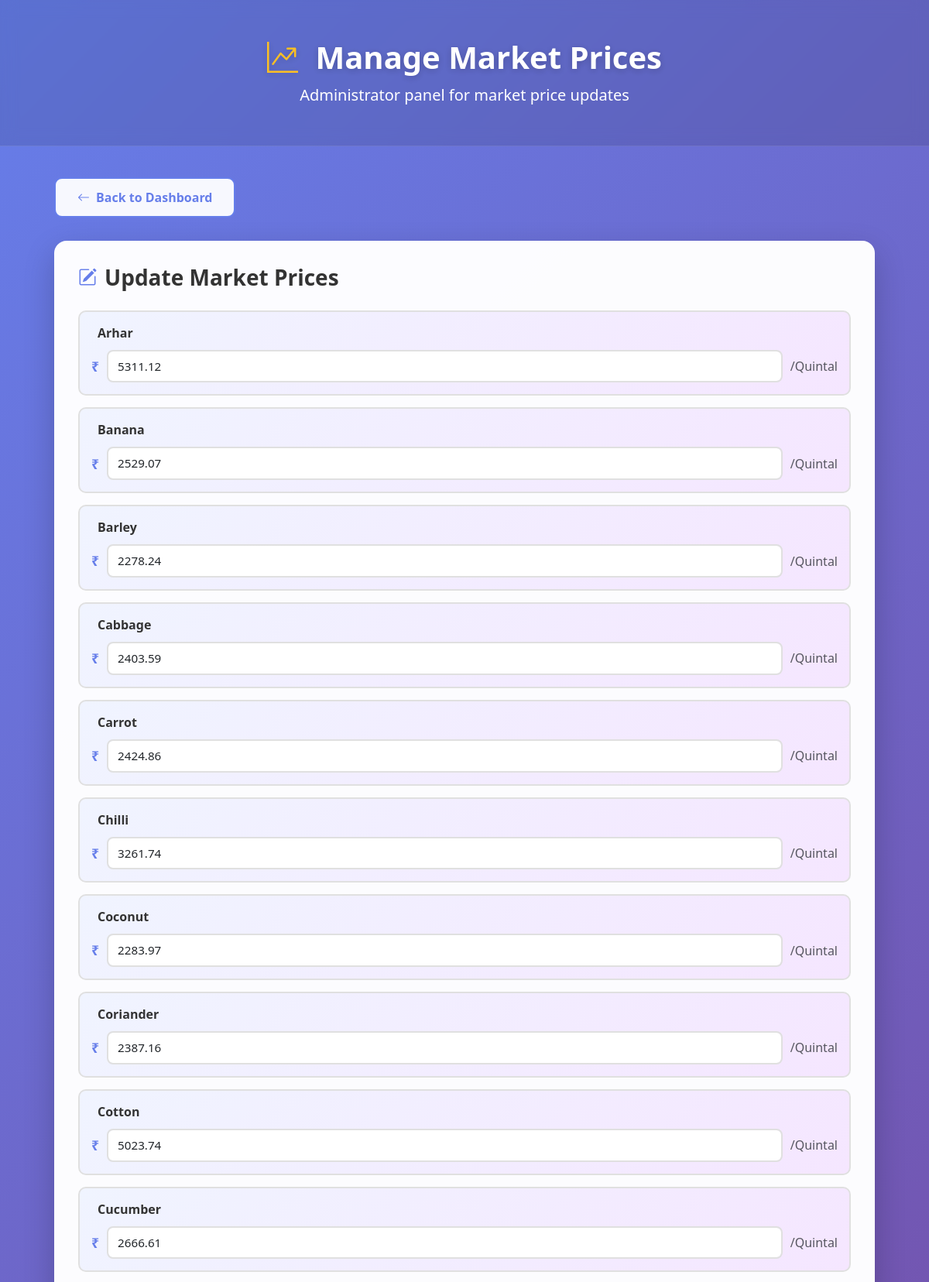
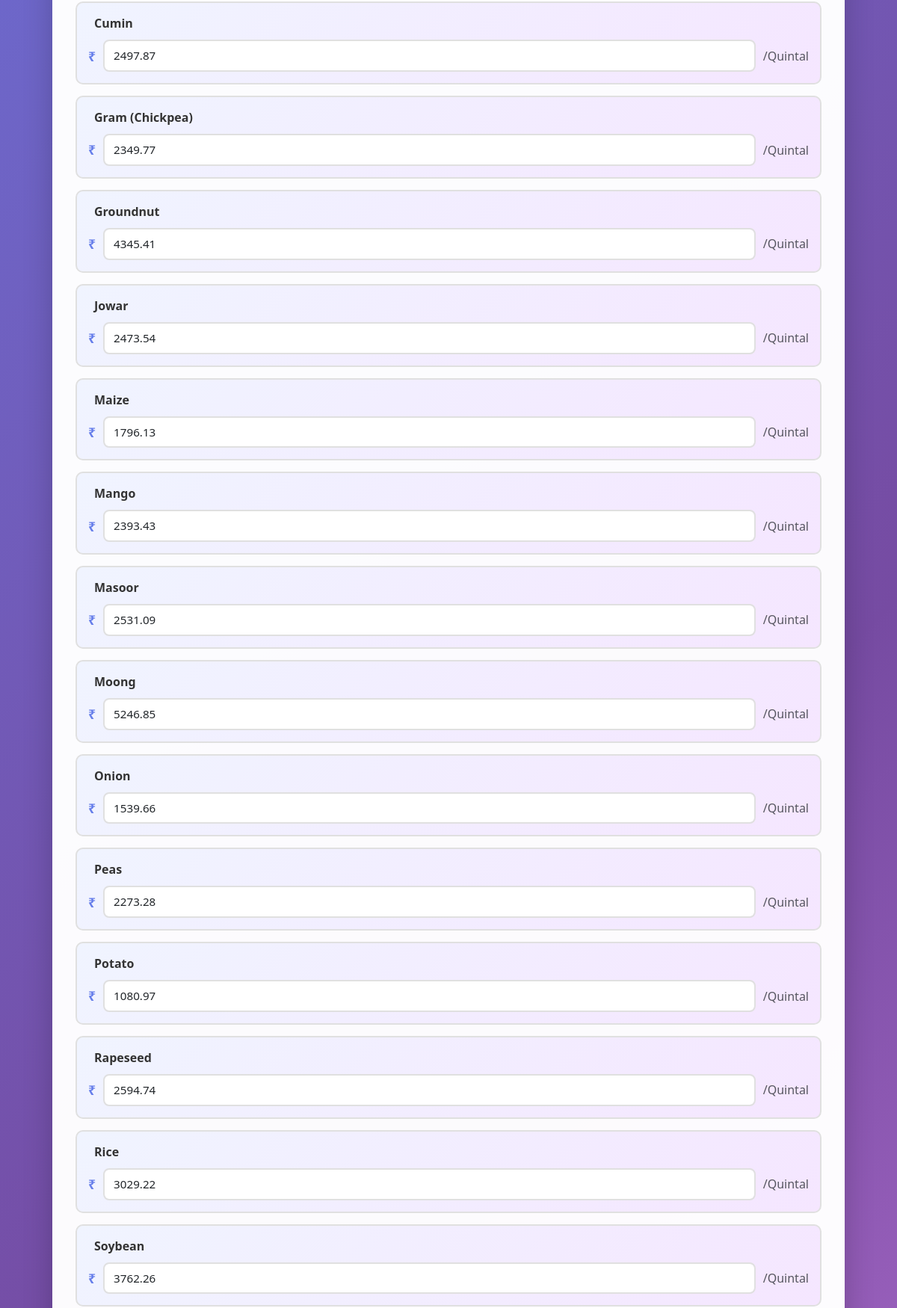
Screenshot of /admin/market/manage-prices (signed in, upper part) with the database file from the repository (2 pictures, top to bottom).
### tables this page shows
CREATE TABLE market_prices (
            id INTEGER PRIMARY KEY AUTOINCREMENT,
            crop_name TEXT NOT NULL,
            price REAL,
            date DATE NOT NULL
        );

### app.py (the view)
@app.route("/admin/market/manage-prices")
@admin_required
def admin_manage_prices():
    text = get_text(get_lang())
    crops = get_all_crops()
    latest_prices = {}
    for crop in crops:
        crop_name = crop[0]
        price_history = get_market_price(crop_name, 1)
        if price_history:
            latest_prices[crop_name] = price_history[0][1]
    return render('admin_market.html', crops=crops, latest_prices=latest_prices)

### app.py (called while the page is built)
@app.after_request
def set_cache_control(response):
    response.headers['Cache-Control'] = 'no-store, no-cache, must-revalidate, max-age=0'
    response.headers['Pragma'] = 'no-cache'
    response.headers['Expires'] = '0'
    return response

@app.teardown_appcontext
def shutdown_db(exception=None):
    close_db()

def admin_required(f):
    @wraps(f)
    def wrapper(*args, **kwargs):
        if not session.get("admin_logged_in"):
            text = get_text(get_lang())
            msg = text.get("admin_login_required") or "Administrator login required"
            flash(msg, "error")
            return redirect("/admin/login")
        return f(*args, **kwargs)
    return wrapper

def get_lang():
    lang = session.get("lang", "en")
    return lang if lang in SUPPORTED_LANGS else "en"

def render(template, **kwargs):
    kwargs.setdefault("text", get_text(get_lang()))
    kwargs.setdefault("user_name", session.get("user_name"))
    return render_template(template, **kwargs)

@app.context_processor
def inject_globals():
    return {
        "text": get_text(get_lang()),
        "user_name": session.get("user_name"),
        "lang": get_lang(),
        "admin_logged_in": session.get("admin_logged_in"),
        "admin_username": session.get("admin_username")
    }

### db.py (called while the page is built)
def get_db_connection():
    global _db_conn
    if _db_conn is None:
        _db_conn = sqlite3.connect(DB_PATH, check_same_thread=False)
        _db_conn.row_factory = sqlite3.Row
        _db_conn.execute("PRAGMA query_only = OFF")
        _db_conn.execute("PRAGMA journal_mode = WAL")
    return _db_conn

@contextmanager
def db_connection():
    conn = get_db_connection()
    try:
        yield conn
        conn.commit()
    except Exception:
        conn.rollback()
        raise

def get_all_crops():
    with db_connection() as conn:
        return conn.execute(
            "SELECT DISTINCT crop_name FROM crops ORDER BY crop_name"
        ).fetchall()

def get_market_price(crop_name, days=30):
    with db_connection() as conn:
        return conn.execute(
            """SELECT crop_name, price, date FROM market_prices
               WHERE crop_name = ?
               ORDER BY date DESC LIMIT ?""",
            (crop_name, days)
        ).fetchall()

### templates/admin_market.html (shortened to what this page needs)
<!DOCTYPE html>
<html lang="{{ session.get('lang','en') }}">
<head>
    <link href="https://cdn.jsdelivr.net/npm/bootstrap@5.3.2/dist/css/bootstrap.min.css" rel="stylesheet">
    <link rel="stylesheet" href="https://cdn.jsdelivr.net/npm/bootstrap-icons@1.11.0/font/bootstrap-icons.css">
</head>
<body>
    <div class="header-section">
        <h1><i class="bi bi-graph-up-arrow"></i> {{ text.manage_market_prices }}</h1>
        <p class="lead text-white" style="margin: 0;">{{ text.admin_panel_market }}</p>
    </div>
    <div class="container">
        <a href="/admin/dashboard" class="back-btn">
            <i class="bi bi-arrow-left"></i> {{ text.back_to_admin_dashboard }}
        </a>
        <div class="form-card">
            <h3><i class="bi bi-pencil-square"></i> {{ text.update_market_prices }}</h3>
            <form method="POST" action="/admin/market/update-prices">
                <div class="crops-container">
                    {% for crop in crops %}
                        {% set current_price = latest_prices.get(crop[0], '') %}
                        <div class="crop-card">
                            <div class="crop-name">
                                 {{ crop[0] }}
                            </div>
                            <div class="price-input-group">
                                <span class="price-currency">₹</span>
                                <input
                                    type="number"
                                    name="{{ crop[0] }}"
                                    id="price_{{ loop.index }}"
                                    placeholder="{{ text.price_input_placeholder }}"
                                    value="{{ current_price }}"
                                    step="0.01"
                                    min="0"
                                    class="form-control"
                                >
                                <span class="text-muted">/Quintal</span>
                            </div>
                        </div>
                    {% endfor %}
                </div>
            </form>
        </div>
    </div>
</body>
</html>

### templates/admin_market.html (style rules this page uses)
* { margin: 0; padding: 0; box-sizing: border-box; }
body { background: linear-gradient(135deg, #667eea 0%, #764ba2 50%, #f093fb 100%); background-attachment: fixed; min-height: 100vh; font-family: 'Poppins', 'Segoe UI', sans-serif; }
.header-section { background: rgba(0, 0, 0, 0.1); padding: 50px 20px; text-align: center; color: white; backdrop-filter: blur(10px); border-bottom: 1px solid rgba(255, 255, 255, 0.1); }
.header-section h1 { font-size: 2.5rem; font-weight: 700; margin-bottom: 10px; text-shadow: 0 2px 10px rgba(0, 0, 0, 0.2); }
.header-section h1 i { margin-right: 12px; color: #fbbf24; }
.container { max-width: 1100px !important; margin: 40px auto; padding: 0 20px; }
.form-card { background: rgba(255, 255, 255, 0.98); border-radius: 16px; padding: 30px; box-shadow: 0 15px 40px rgba(0, 0, 0, 0.2); margin-bottom: 30px; border: 1px solid rgba(255, 255, 255, 0.5); }
.form-card h3 { color: #333; font-weight: 600; margin-bottom: 25px; display: flex; align-items: center; gap: 10px; }
.form-card h3 i { color: #667eea; font-size: 1.5rem; }
.form-control, .form-select { border: 2px solid #e0e0e0; border-radius: 10px; padding: 12px 16px; font-size: 1rem; transition: all 0.3s ease; }
.back-btn { display: inline-flex; align-items: center; gap: 8px; padding: 12px 28px; background: rgba(255, 255, 255, 0.95); color: #667eea; border: 2px solid #667eea; border-radius: 10px; text-decoration: none; font-weight: 600; transition: all 0.3s ease; margin-bottom: 30px; }
.crop-card { background: linear-gradient(135deg, #f0f4ff 0%, #f5e6ff 100%); border: 2px solid #e0e0e0; border-radius: 10px; padding: 15px; margin-bottom: 15px; }
.crop-name { font-weight: 600; color: #333; margin-bottom: 10px; display: flex; align-items: center; gap: 8px; }
.price-input-group { display: flex; gap: 10px; align-items: center; }
.price-input-group input { flex: 1; border: 2px solid #e0e0e0; border-radius: 8px; padding: 8px 12px; font-size: 0.95rem; }
.price-currency { color: #667eea; font-weight: 600; font-size: 1.1rem; }

### rows the page displays
market_prices: crops "5311.12"
market_prices: crops "2529.07"
market_prices: crops "2278.24"
market_prices: crops "2403.59"
market_prices: crops "2424.86"
market_prices: crops "3261.74"
market_prices: crops "2283.97"
market_prices: crops "2387.16"
market_prices: crops "5023.74"
market_prices: crops "2666.61"
market_prices: crops "2497.87"
market_prices: crops "2349.77"
market_prices: crops "4345.41"
market_prices: crops "2473.54"
market_prices: crops "1796.13"
market_prices: crops "2393.43"
market_prices: crops "2531.09"
market_prices: crops "5246.85"
market_prices: crops "1539.66"
market_prices: crops "2273.28"
market_prices: crops "1080.97"
market_prices: crops "2594.74"
market_prices: crops "3029.22"
market_prices: crops "3762.26"

### other values shown
{{ text.manage_market_prices }} "Manage Market Prices"
{{ text.admin_panel_market }} "Administrator panel for market price updates"
{{ text.back_to_admin_dashboard }} "Back to Dashboard"
{{ text.update_market_prices }} "Update Market Prices"
{{ crop[0] }} "Arhar" "Banana" "Barley" "Cabbage" "Carrot" "Chilli" "Coconut" "Coriander" "Cotton" "Cucumber" "Cumin" "Gram (Chickpea)" "Groundnut" "Jowar" "Maize" "Mango" "Masoor" "Moong" "Onion" "Peas" "Potato" "Rapeseed" "Rice" "Soybean"
